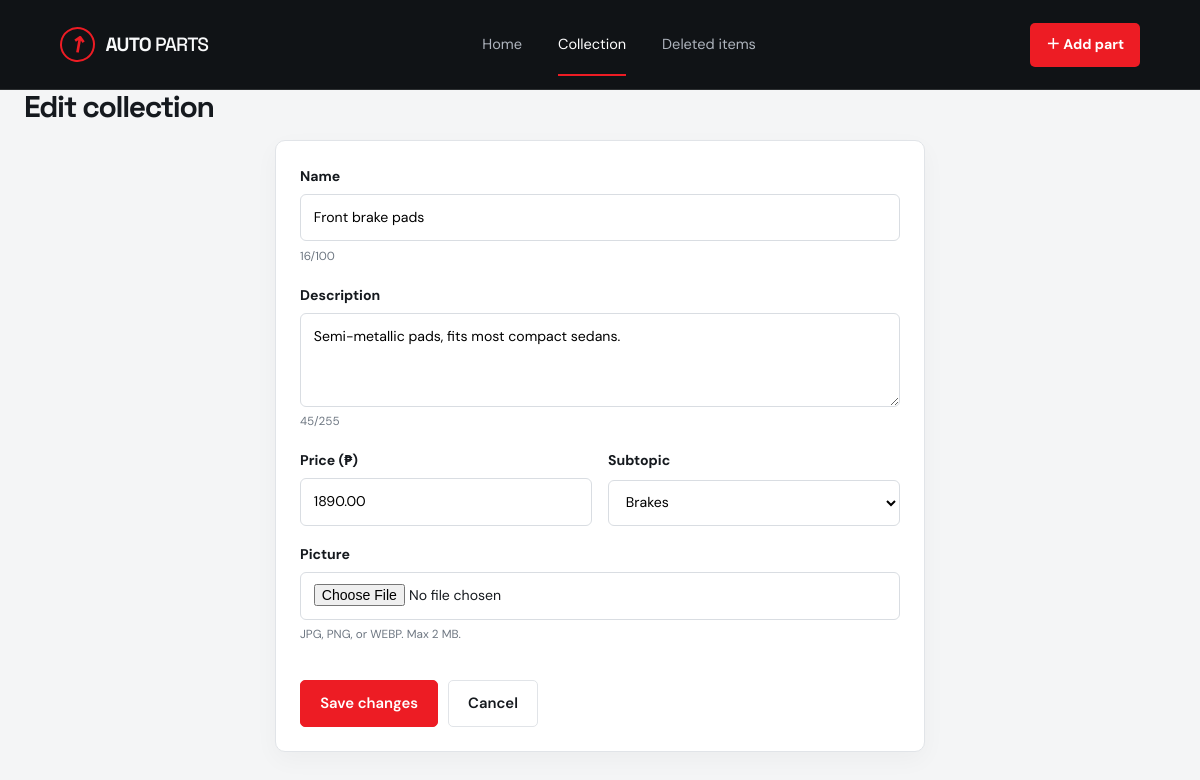
The page /edit.php?id=3 on the database its author committed.
### tables this page shows
CREATE TABLE parts (
  id INT AUTO_INCREMENT PRIMARY KEY,
  subtopic_id INT NOT NULL,
  name VARCHAR(100) NOT NULL,
  description VARCHAR(255) NOT NULL DEFAULT '',
  price DECIMAL(10,2) NOT NULL DEFAULT 0,
  picture VARCHAR(100) NULL,
  is_deleted TINYINT(1) NOT NULL DEFAULT 0,
  deleted_at DATETIME NULL,
  created_at TIMESTAMP DEFAULT CURRENT_TIMESTAMP,
  FOREIGN KEY (subtopic_id) REFERENCES subtopics(id)
);

CREATE TABLE subtopics (
  id INT AUTO_INCREMENT PRIMARY KEY,
  name VARCHAR(60) NOT NULL
);

### config.php (called while the page is built, shortened)
<?php
function e($s) { return htmlspecialchars((string)$s, ENT_QUOTES, 'UTF-8'); }

### _form.php (the view, shortened to what this page needs)
<form method="post" enctype="multipart/form-data" class="form">
  <label>Name
    <input name="name" maxlength="100" required value="<?= e($part['name']) ?>" data-count="nameCount">
    <small><span id="nameCount">0</span>/100</small>
  </label>
  <label>Description
    <textarea name="description" maxlength="255" rows="3" data-count="descCount"><?= e($part['description']) ?></textarea>
    <small><span id="descCount">0</span>/255</small>
  </label>
  <div class="row">
    <label>Price (₱)
      <input name="price" type="number" step="0.01" min="0" required value="<?= e($part['price']) ?>">
    </label>
    <label>Subtopic
      <select name="subtopic_id">
        <?php foreach ($subtopics as $s): ?>
          <option value="<?= $s['id'] ?>" <?= (int)$part['subtopic_id'] === (int)$s['id'] ? 'selected' : '' ?>><?= e($s['name']) ?></option>
        <?php endforeach; ?>
      </select>
    </label>
  </div>
  <label>Picture
    <input type="file" name="picture" id="pic" accept="image/jpeg,image/png,image/webp">
    <small>JPG, PNG, or WEBP. Max 2 MB.<?= !empty($part['picture']) ? ' Leave empty to keep the current picture.' : '' ?></small>
  </label>
  <div class="actions">
    <button class="btn primary"><?= e($submitLabel) ?></button>
    <a class="btn" href="<?= e($cancelUrl) ?>">Cancel</a>
  </div>
</form>

### assets/style.css (style rules this page uses)
:root { --bg: #f4f5f6; --surface: #fff; --ink: #15191e; --muted: #6e7782; --line: #e1e4e8; --accent: #ed1c24; --accent-dark: #c80f18; --dark: #101316; --dark-soft: #191d21; }
* { box-sizing: border-box; }
html { scroll-behavior: smooth; }
body { margin: 0; background: var(--bg); color: var(--ink); font: 15px/1.65 "DM Sans", "Segoe UI", system-ui, sans-serif; }
a { color: inherit; }
.btn { display: inline-flex; align-items: center; justify-content: center; gap: 1.2rem; padding: .8rem 1.2rem; border: 1px solid var(--line); background: var(--surface); color: var(--ink); border-radius: 5px; font: 600 .93rem "DM Sans", sans-serif; text-decoration: none; cursor: pointer; transition: transform .2s, background .2s, border-color .2s; }
.btn-red, .btn.primary { background: var(--accent); color: #fff; border-color: var(--accent); }
main > .bar, main > .tabs, main > .scroll, main > .empty, main > .form, main > .errors, main > h1, main > p, main > .preview { width: min(1200px, calc(100% - 3rem)); margin-left: auto; margin-right: auto; }
.form { max-width: 650px; display: grid; gap: 1.1rem; padding: 1.5rem; border: 1px solid var(--line); border-radius: 10px; background: #fff; box-shadow: 0 8px 24px rgba(15,20,25,.035); }
.form label { display: grid; gap: .35rem; font-weight: 700; font-size: .88rem; }
.form small { font-weight: 400; color: var(--muted); }
.form input, .form textarea, .form select { font: inherit; font-weight: 400; padding: .7rem .8rem; border: 1px solid #d9dde2; border-radius: 6px; background: #fff; width: 100%; }
.row { display: grid; grid-template-columns: 1fr 1fr; gap: 1rem; }
.actions { display: flex; gap: .6rem; flex-wrap: wrap; }
@media (prefers-reduced-motion: no-preference) { .btn, .tabs a, .category-card, .nav-cta { transition: all .2s ease; } }

### rows shown on the page
parts: name "Front brake pads", description "Semi-metallic pads, fits most compact sedans.", price "1890.00", subtopic_id "Brakes"

### other values the page prints
$submitLabel "Save changes"
